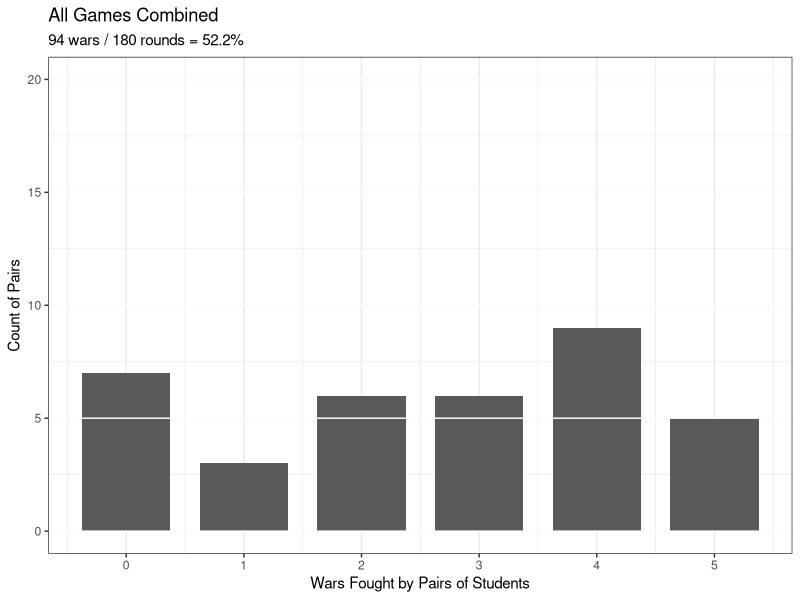
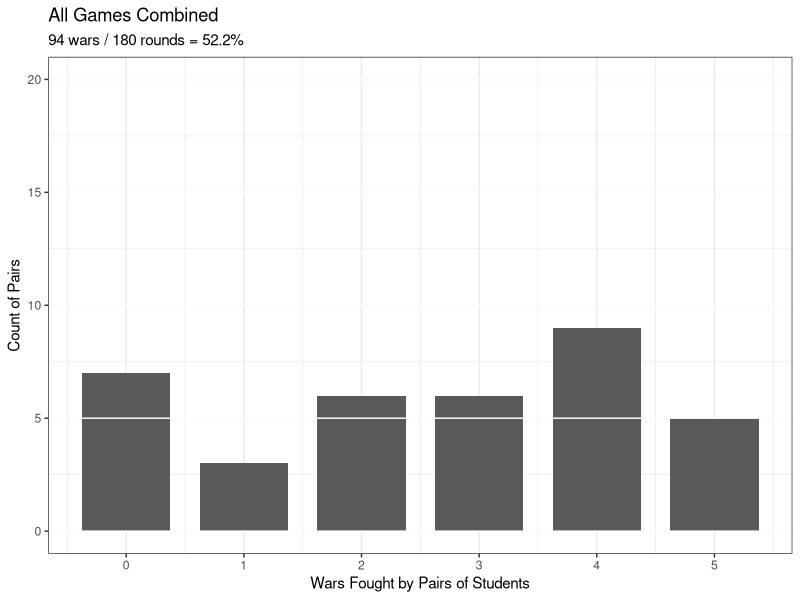
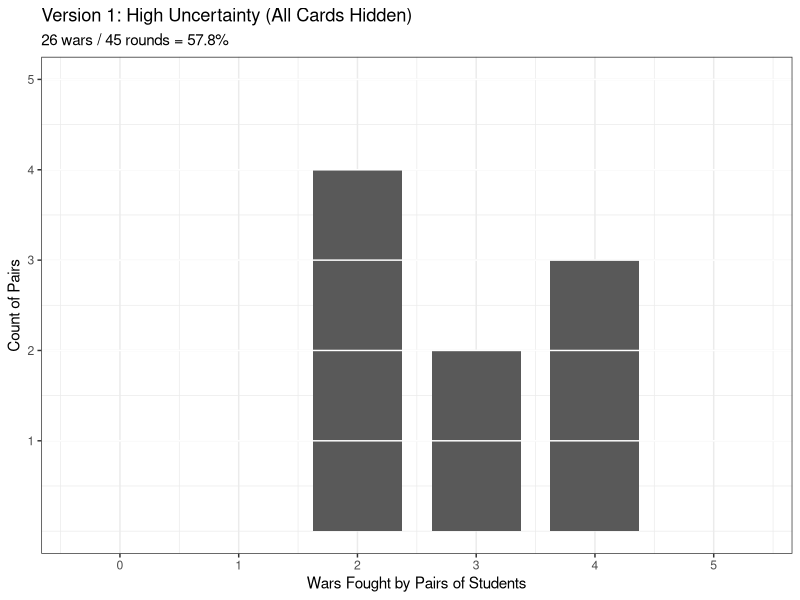
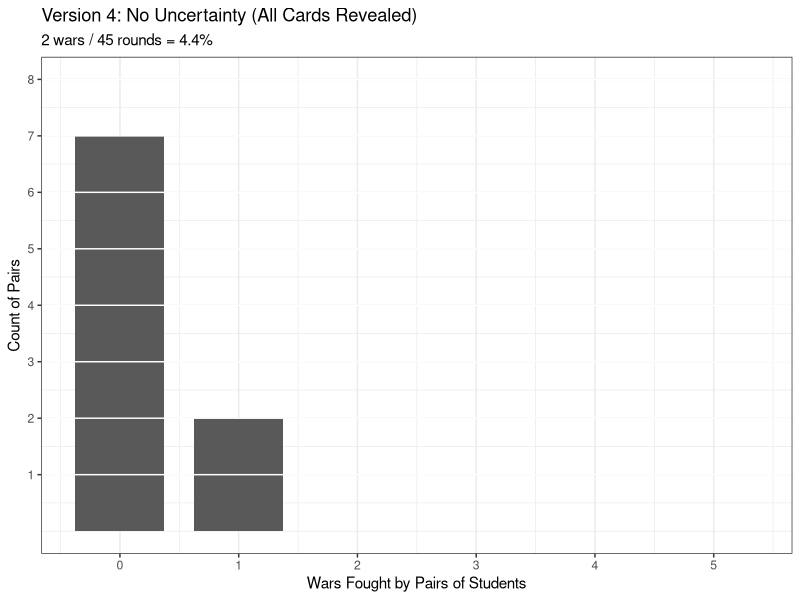
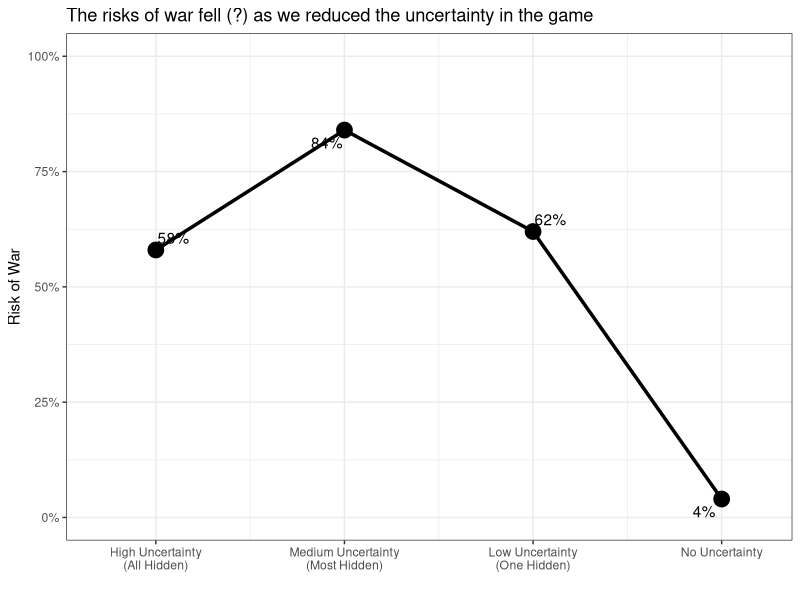

Write R code to recreate these figures, in order.
## ---- chunk 1
# background-size="1920px 1080px"
library(tidyverse)
library(readxl)
## ---- chunk 2
## Fall 2025 (9 pairs)
library(tidyverse)

# Record class data 
# Last time (SP25): 48, 45, 37, 13
# Wars and number of pennies for the winner
d <- tibble(
  Version1 = c(3, 2, 4, 2, 4, 3, 4, 2, 2), # 26 total 
  Version2 = c(4, 5, 4, 5, 5, 3, 4, 3, 5), # 38 total 
  Version3 = c(4, 3, 5, 2, 4, 4, 3, 1, 2), # 28 total 
  Version4 = c(0, 1, 0, 0, 0, 0, 1, 0, 0) # 2 total 
)


da <- d |>
  pivot_longer(cols = c(Version1, Version2, Version3, Version4), names_to = "Version", values_to = "Wars")

d2 <- d %>%
  pivot_longer(cols = c(Version1, Version2, Version3, Version4), names_to = "Version", values_to = "Wars") %>%
  mutate(
    Uncertainty = case_when(
      Version == "Version1" ~ "High Uncertainty (All Hidden)",
      Version == "Version2" ~ "Medium Uncertainty (Most Hidden)",
      Version == "Version3" ~ "Low Uncertainty (One Hidden)",
      Version == "Version4" ~ "No Uncertainty"),
    Uncertainty2 = case_when(
      Version == "Version1" ~ "All Cards Hidden",
      Version == "Version2" ~ "Reveal One Card",
      Version == "Version3" ~ "Reveal Two Cards",
      Version == "Version4" ~ "Reveal All Cards"),
    Uncertainty3 = factor(Uncertainty2, levels = c("All Cards Hidden", "Reveal One Card", "Reveal Two Cards", "Reveal All Cards"))
  )

# Bar (all) 500x325
d2 %>%
  ggplot(aes(x = Wars)) +
  geom_bar(width = .75) + #, fill = "darkgrey"
  theme_bw() +
  labs(x = "Wars Fought by Pairs of Students", y = "Count of Pairs", title = "All Games Combined",
       subtitle = str_c(sum(da$Wars), " wars / ", nrow(da) * 5, " rounds = ", round(sum(da$Wars)/(nrow(da) * 5), 3) * 100, "%")) +
  scale_y_continuous(breaks = seq(0, 20, 5)) +
  scale_x_continuous(breaks = seq(0, 5, 1)) +
  geom_hline(yintercept = seq(0, 20, 5), color = "white")

# d2 %>%
#    summarize(
#      pairings = n(),
#      wars = sum(Wars),
#      possible = pairings * 5, #rounds per game
#      proportion = wars/possible
#    )
## ---- chunk 3
# Bar (all) 500x325
p1 <- d2 %>%
  ggplot(aes(x = Wars)) +
  geom_bar(width = .75) + #, fill = "darkgrey"
  theme_bw() +
  labs(x = "Wars Fought by Pairs of Students", y = "Count of Pairs", title = "All Games Combined",
       subtitle = str_c(sum(da$Wars), " wars / ", nrow(da) * 5, " rounds = ", round(sum(da$Wars)/(nrow(da) * 5), 3) * 100, "%")) +
  scale_y_continuous(breaks = seq(0, 20, 5)) +
  scale_x_continuous(breaks = seq(0, 5, 1)) +
  geom_hline(yintercept = seq(0, 20, 5), color = "white")

p1
## ---- chunk 4
# Bar (game version 1) 500x325

da_v1 <- da |> filter(Version == "Version1")

# Identify missing values 0-5 wars and add
x1 <- d2 %>%
  filter(Version == "Version1") %>%
  count(Wars) |>
  select(n)

x2 <- 0:5 %in% x1[[1]]

x3 <- 0:5

d2 %>%
  filter(Version == "Version1") %>%
  count(Wars) %>%
  add_row(Wars = x3[!x2], n = 0) %>%
  arrange(Wars) %>%
  ggplot(aes(x = Wars, y=n)) +
  geom_col(width = .75) +
  theme_bw() +
  labs(x = "Wars Fought by Pairs of Students", y = "Count of Pairs", title = "Version 1: High Uncertainty (All Cards Hidden)",
       subtitle = str_c(sum(da_v1$Wars), " wars / ", nrow(da_v1) * 5, " rounds = ", round(sum(da_v1$Wars)/(nrow(da_v1) * 5), 3) * 100, "%")) +
  scale_x_continuous(breaks = 0:5) +
  scale_y_continuous(breaks = 0:max(x1$n) + 1) +
  geom_hline(yintercept = seq(1, max(x1$n) + 1), color = "white")
## ---- chunk 5
 d2 %>%
   group_by(Version) %>%
   summarize(
     pairings = n(),
     wars = sum(Wars),
     possible = pairings * 5, #rounds per game
     proportion = wars/possible
   ) |>
  filter(Version == "Version1")
## ---- chunk 6
# Bar (game version 1) 500x325

da_v4 <- da |> filter(Version == "Version4")

# Identify missing values 0-5 wars and add
x1 <- d2 %>%
  filter(Version == "Version4") %>%
  count(Wars)

x2 <- 0:5 %in% x1[[1]]

x3 <- 0:5

d2 %>%
  filter(Version == "Version4") %>%
  count(Wars) %>%
  add_row(Wars = x3[!x2], n = 0) %>%
  arrange(Wars) %>%
  ggplot(aes(x = Wars, y=n)) +
  geom_col(width = .75) +
  theme_bw() +
  labs(x = "Wars Fought by Pairs of Students", y = "Count of Pairs", title = "Version 4: No Uncertainty (All Cards Revealed)",
       subtitle = str_c(sum(da_v4$Wars), " wars / ", nrow(da_v4) * 5, " rounds = ", round(sum(da_v4$Wars)/(nrow(da_v4) * 5), 3) * 100, "%")) +
  scale_x_continuous(breaks = 0:5) +
  scale_y_continuous(breaks = 0:max(x1$n) + 1) +
  geom_hline(yintercept = seq(1, max(x1$n) + 1), color = "white")


## ---- chunk 7
 d2 %>%
   group_by(Version) %>%
   summarize(
     pairings = n(),
     wars = sum(Wars),
     possible = pairings * 5, #rounds per game
     proportion = wars/possible
   ) |>
  filter(Version == "Version4")
## ---- chunk 8
# Summary stats
# d2 |>
#   mutate(
#     Uncertainty_f = factor(Uncertainty, levels = c("High Uncertainty (All Hidden)", "Medium Uncertainty (Most Hidden)", "Low Uncertainty (One Hidden)", "No Uncertainty"))
#   ) |>
#   group_by(Uncertainty_f) |>
#    summarize(
#      pairings = n(),
#      wars = sum(Wars),
#      possible = pairings * 5, #rounds per game
#      proportion = round(wars/possible, 2)
#    ) |>
#   select(-pairings) |>
#   kableExtra::kbl(col.names = c("Level of Uncertainty", "Wars", "Rounds", "Proportion")) |>
#   kableExtra::kable_styling(font_size = 30)

# Try a version as a plot
tab1 <- d2 |>
  mutate(
    Uncertainty_f = factor(Uncertainty, levels = c("High Uncertainty (All Hidden)", "Medium Uncertainty (Most Hidden)", "Low Uncertainty (One Hidden)", "No Uncertainty"))
  ) |>
  group_by(Uncertainty_f) |>
   summarize(
     pairings = n(),
     wars = sum(Wars),
     possible = pairings * 5, #rounds per game
     proportion = round(wars/possible, 2)
   ) |>
  select(-pairings) |>
  mutate(
    order1 = 1:4
  )

labs1 <- c("High Uncertainty\n(All Hidden)", "Medium Uncertainty\n(Most Hidden)", "Low Uncertainty\n(One Hidden)", "No Uncertainty")

labs2 <- tab1$proportion

tab1 |>
  ggplot(aes(x = order1, y = proportion)) +
  geom_line(linewidth = 1.2) +
  geom_point(size = 5) +
  scale_y_continuous(limits = c(0, 1), labels = scales::percent_format()) +
  scale_x_continuous(labels = labs1, limits = c(.7,4.2), breaks = 1:4) +
  theme_bw() +
  labs(x = "", y = "Risk of War", title = "The risks of war fell (?) as we reduced the uncertainty in the game") +
  ggrepel::geom_text_repel(aes(label = str_c(100*labs2, "%")))



## ---- chunk 9
d2 |>
  mutate(
    Uncertainty_f = factor(Uncertainty, levels = c("High Uncertainty (All Hidden)", "Medium Uncertainty (Most Hidden)", "Low Uncertainty (One Hidden)", "No Uncertainty"))
  ) |>
  group_by(Uncertainty_f) |>
   summarize(
     pairings = n(),
     wars = sum(Wars),
     possible = pairings * 5, #rounds per game
     proportion = round(wars/possible, 2)
   ) |>
  select(-pairings)
